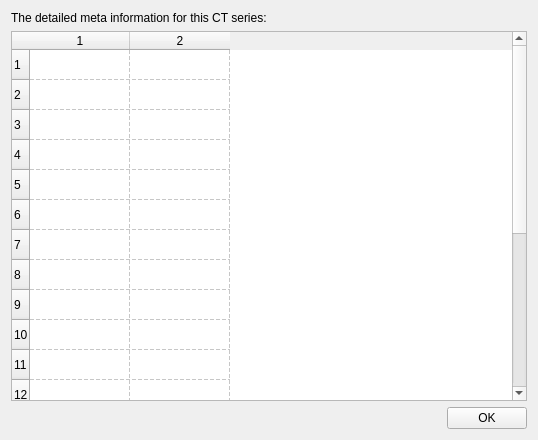
<?xml version="1.0" encoding="UTF-8"?>
<ui version="4.0">
 <class>Form</class>
 <widget class="QWidget" name="Form">
  <property name="geometry">
   <rect>
    <x>0</x>
    <y>0</y>
    <width>538</width>
    <height>440</height>
   </rect>
  </property>
  <property name="windowTitle">
   <string>Form</string>
  </property>
  <layout class="QVBoxLayout" name="verticalLayout">
   <item>
    <widget class="QLabel" name="label">
     <property name="text">
      <string>The detailed meta information for this CT series:</string>
     </property>
     <property name="textFormat">
      <enum>Qt::AutoText</enum>
     </property>
     <property name="wordWrap">
      <bool>true</bool>
     </property>
    </widget>
   </item>
   <item>
    <widget class="QTableWidget" name="tableWidget">
     <property name="gridStyle">
      <enum>Qt::DashLine</enum>
     </property>
     <property name="rowCount">
      <number>20</number>
     </property>
     <property name="columnCount">
      <number>2</number>
     </property>
     <row/>
     <row/>
     <row/>
     <row/>
     <row/>
     <row/>
     <row/>
     <row/>
     <row/>
     <row/>
     <row/>
     <row/>
     <row/>
     <row/>
     <row/>
     <row/>
     <row/>
     <row/>
     <row/>
     <row/>
     <column/>
     <column/>
    </widget>
   </item>
   <item>
    <layout class="QHBoxLayout" name="horizontalLayout">
     <item>
      <spacer name="horizontalSpacer">
       <property name="orientation">
        <enum>Qt::Horizontal</enum>
       </property>
       <property name="sizeHint" stdset="0">
        <size>
         <width>37</width>
         <height>17</height>
        </size>
       </property>
      </spacer>
     </item>
     <item>
      <widget class="QPushButton" name="okButton">
       <property name="text">
        <string>OK</string>
       </property>
      </widget>
     </item>
    </layout>
   </item>
  </layout>
 </widget>
 <resources/>
 <connections/>
</ui>
